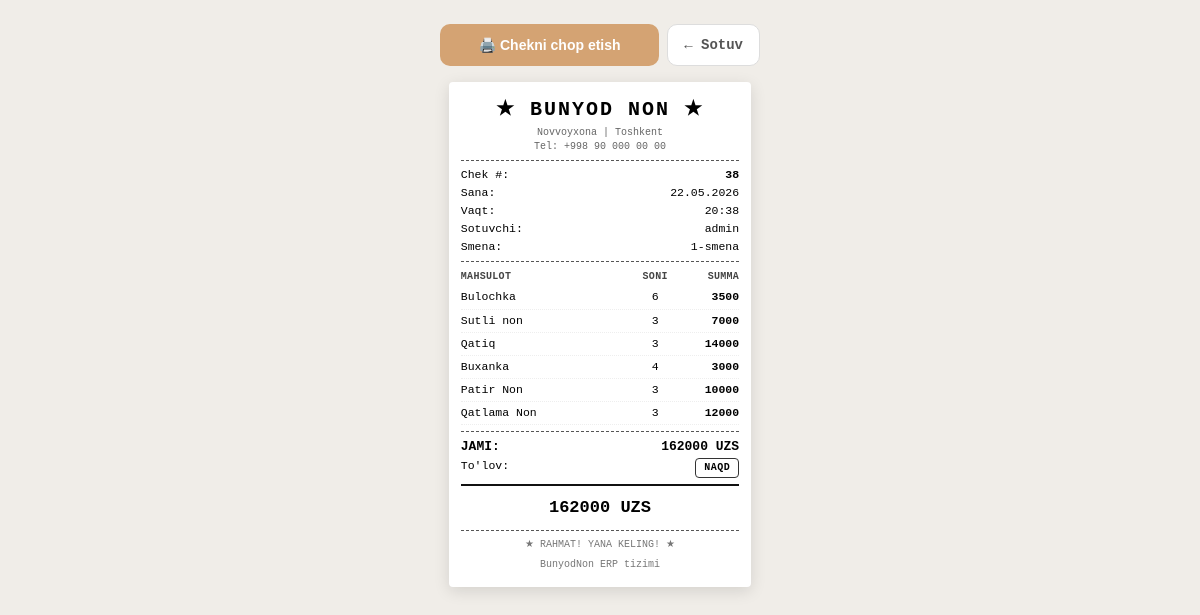
The page /sales/receipt/38/ (signed in) on the database its author committed.
### sales/models.py (models this page shows, shortened)
class Sale(models.Model):
    PAYMENT_CHOICES = [
        ('cash', 'Naqd'),
        ('terminal', 'Terminal'),
        ('electronic', 'Click/Payme'),
    ]
    date = models.DateTimeField(auto_now_add=True)
    total_amount = models.DecimalField(max_digits=12, decimal_places=2, default=0)
    payment_method = models.CharField(max_length=20, choices=PAYMENT_CHOICES, default='cash')
    seller = models.ForeignKey(User, null=True, blank=True, on_delete=models.SET_NULL, related_name='sales')
    shift_name = models.CharField(max_length=100, blank=True, default='')

class SaleItem(models.Model):
    sale = models.ForeignKey(Sale, on_delete=models.CASCADE, related_name='items')
    product = models.ForeignKey(Product, on_delete=models.PROTECT)
    quantity = models.IntegerField()
    price_at_sale = models.DecimalField(max_digits=10, decimal_places=2)

### production/models.py (models this page shows, shortened)
class Product(models.Model):
    name = models.CharField(max_length=255)
    price = models.DecimalField(max_digits=10, decimal_places=2)
    category = models.ForeignKey(ProductCategory, null=True, blank=True, on_delete=models.SET_NULL, related_name='products')
    image = models.ImageField(upload_to='products/', null=True, blank=True)

### sales/views.py (the view, shortened to what this page needs)
# urls.py: path('receipt/<int:sale_id>/', views.print_receipt_view, name='print_receipt'),
@login_required
def print_receipt_view(request, sale_id):
    if not _can_access(request.user, 'seller', 'admin', 'branch_admin'):
        return redirect('dashboard')
    try:
        sale = Sale.objects.prefetch_related('items__product').get(id=sale_id)
    except Sale.DoesNotExist:
        messages.error(request, "Chek topilmadi.")
        return redirect('sales_dashboard')
    printer_error = None
    context = {
        'sale': sale,
        'printer_error': printer_error,
    }
    return render(request, 'print_receipt.html', context)

### sales/views.py (called while the page is built)
def _can_access(user, *roles):
    if user.is_superuser:
        return True
    return user.groups.filter(name__in=roles).exists()

### templates/print_receipt.html (shortened to what this page needs)
<!DOCTYPE html>
<html lang="uz">
<head>
</head>
<body>
<div class="action-bar">
    <button class="btn-print" onclick="window.print()">
        🖨️ Chekni chop etish
    </button>
    <a href="/sales/" class="btn-back">← Sotuv</a>
</div>
<div class="receipt">
    <div class="rc">
        <div class="logo">★ BUNYOD NON ★</div>
        <div class="sub">Novvoyxona | Toshkent</div>
        <div class="sub">Tel: +998 90 000 00 00</div>
    </div>
    <div class="dashed"></div>
    <div class="row"><span>Chek #:</span><span><b>{{ sale.id }}</b></span></div>
    <div class="row"><span>Sana:</span><span>{{ sale.date|date:"d.m.Y" }}</span></div>
    <div class="row"><span>Vaqt:</span><span>{{ sale.date|date:"H:i" }}</span></div>
    <div class="row"><span>Sotuvchi:</span><span>{{ sale.seller.username|default:"-" }}</span></div>
    {% if sale.shift_name %}
    <div class="row"><span>Smena:</span><span>{{ sale.shift_name }}</span></div>
    {% endif %}
    <div class="dashed"></div>
    <div class="item-header">
        <span>Mahsulot</span>
        <span style="text-align:center;">Soni</span>
        <span style="text-align:right;">Summa</span>
    </div>
    {% for item in sale.items.all %}
    <div class="item-row">
        <span class="item-name">{{ item.product.name }}</span>
        <span class="item-qty">{{ item.quantity }}</span>
        <span class="item-sum">{{ item.price_at_sale|floatformat:0 }}</span>
    </div>
    {% empty %}
    <div style="text-align:center;color:#aaa;padding:6px 0;font-size:11px;">Ma'lumot yo'q</div>
    {% endfor %}
    <div class="dashed"></div>
    <div class="row bold">
        <span>JAMI:</span>
        <span>{{ sale.total_amount|floatformat:0 }} UZS</span>
    </div>
    <div class="row">
        <span>To'lov:</span>
        <span class="pay-method">{{ sale.get_payment_method_display }}</span>
    </div>
    <div class="solid"></div>
    <div class="row xlarge">{{ sale.total_amount|floatformat:0 }} UZS</div>
    <div class="dashed"></div>
    <div class="footer">
        <div>★ RAHMAT! YANA KELING! ★</div>
        <div style="margin-top:4px;">BunyodNon ERP tizimi</div>
    </div>
</div>
</body>
</html>

### templates/print_receipt.html (style rules this page uses)
* { margin:0; padding:0; box-sizing:border-box; }
body { font-family: 'Courier New', Courier, monospace; background: #f0ede8; display: flex; flex-direction: column; align-items: center; padding: 24px 16px 80px; min-height: 100vh; }
.action-bar { width: 100%; max-width: 320px; display: flex; gap: 8px; margin-bottom: 16px; }
.btn-print { flex: 1; background: #D4A373; color: #fff; border: none; padding: 12px; border-radius: 10px; font-size: 14px; font-weight: 700; cursor: pointer; display: flex; align-items: center; justify-content: center; gap: 8px; }
.btn-back { background: #fff; color: #555; border: 1.5px solid #ddd; padding: 12px 16px; border-radius: 10px; font-size: 14px; font-weight: 600; cursor: pointer; text-decoration: none; display: flex; align-items: center; gap: 6px; }
.receipt { background: #fff; width: 80mm; max-width: 320px; padding: 14px 12px; box-shadow: 0 4px 16px rgba(0,0,0,0.12); border-radius: 4px; font-size: 12px; line-height: 1.4; }
.rc { text-align: center; }
.logo { font-size: 20px; font-weight: bold; letter-spacing: 2px; margin-bottom: 2px; }
.sub { font-size: 10px; color: #666; }
.dashed { border-top: 1px dashed #555; margin: 6px 0; }
.solid { border-top: 2px solid #111; margin: 6px 0; }
.row { display: flex; justify-content: space-between; font-size: 11.5px; margin: 2px 0; }
.row.bold { font-weight: bold; font-size: 13px; }
.row.xlarge { font-size: 17px; font-weight: bold; justify-content: center; padding: 4px 0; }
.item-header { display: grid; grid-template-columns: 1fr 28px 70px; font-size: 10px; font-weight: bold; color: #444; padding: 2px 0; text-transform: uppercase; letter-spacing: .03em; }
.item-row { display: grid; grid-template-columns: 1fr 28px 70px; font-size: 11.5px; padding: 3px 0; border-bottom: 1px dotted #eee; }
.item-name { overflow: hidden; text-overflow: ellipsis; white-space: nowrap; }
.item-qty { text-align: center; }
.item-sum { text-align: right; font-weight: 600; }
.pay-method { display: inline-block; padding: 2px 8px; border: 1px solid #333; border-radius: 4px; font-size: 10px; font-weight: bold; letter-spacing: .05em; text-transform: uppercase; }
.footer { text-align: center; font-size: 10px; color: #777; margin-top: 6px; line-height: 1.6; }

### rows shown on the page
Sale: id "38", date "22.05.2026", date "20:38", seller.username "admin", shift_name "1-smena", total_amount "162000", payment_method "NAQD"
SaleItem: product.name "Bulochka", quantity "6", price_at_sale "3500"
SaleItem: product.name "Sutli non", quantity "3", price_at_sale "7000"
SaleItem: product.name "Qatiq", quantity "3", price_at_sale "14000"
SaleItem: product.name "Buxanka", quantity "4", price_at_sale "3000"
SaleItem: product.name "Patir Non", quantity "3", price_at_sale "10000"
SaleItem: product.name "Qatlama Non", quantity "3", price_at_sale "12000"
